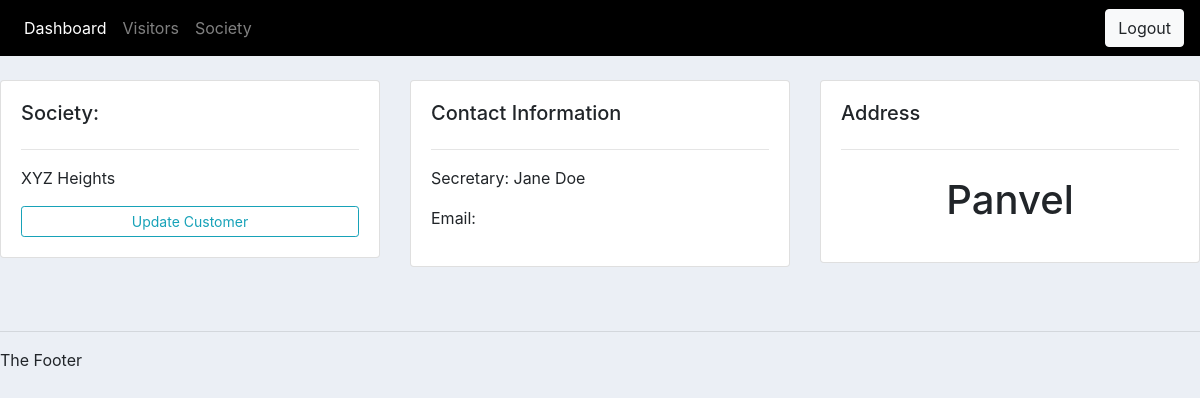
Page /society/1/ (signed in) on the committed database.
### accounts/models.py (models this page shows, shortened)
class Society(models.Model):
    name = models.CharField(max_length=200)
    sec_name = models.CharField(max_length=200)
    address = models.CharField(max_length=200)
    date_created = models.DateTimeField(auto_now_add=True)
    user = models.ForeignKey(User, null=True, on_delete=models.CASCADE)

### accounts/views.py (the view)
# urls.py: path('society/<str:pk>/', views.society, name='society'),
@login_required(login_url='login')
def society(request, pk):
    context = {}
    socinfo = Society.objects.get(id=pk)
    context['socinfo'] = socinfo
    return render(request, 'accounts/society.html', context)

### accounts/templates/accounts/society.html
{% extends 'accounts/main.html' %}
{% block content %}
	<br>
<div class="row">
	<div class="col-md">
		<div class="card card-body">
			<h5>Society:</h5>
			<hr>
            <p>{{socinfo.name}}</p>
			<a class="btn btn-outline-info  btn-sm btn-block" href="">Update Customer</a>
		</div>
	</div>
	<div class="col-md">
		<div class="card card-body">
			<h5>Contact Information</h5>
			<hr>
			<p>Secretary: {{socinfo.sec_name}}</p>
			<p>Email: {{socinfo.email}}</p>
		</div>
	</div>
	<div class="col-md">
		<div class="card card-body">
			<h5>Address</h5>
			<hr>
			<h1 style="text-align: center;padding: 10px">{{socinfo.address}}</h1>
		</div>
	</div>
</div>
<br>
<br>
{% endblock content %}

### static/css/main.css (style rules this page uses)
body { background-color: #ebeff5; }

### rows in the picture
Society: name "XYZ Heights", sec_name "Jane Doe", address "Panvel"
